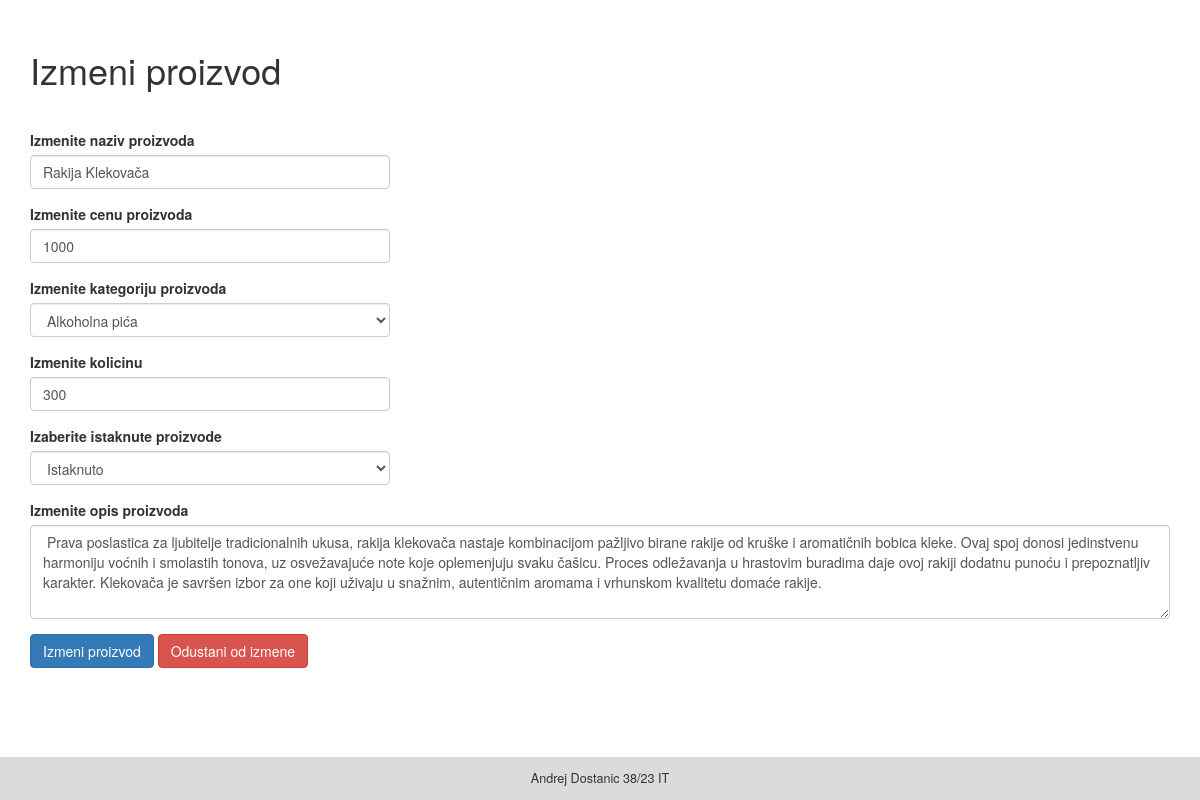
The page /admin/products/product_edit.php?id=10 (signed in) on the database its author committed.
### tables this page shows
CREATE TABLE `products` (
  `id` int(11) NOT NULL,
  `naziv` varchar(30) NOT NULL,
  `cena` decimal(10,0) NOT NULL,
  `categories_id` int(11) NOT NULL,
  `opis` text NOT NULL,
  `kolicina` int(11) NOT NULL,
  `istaknuto` tinyint(1) DEFAULT NULL,
  `slika` longblob NOT NULL
);

### admin/products/product_edit.php (the view, shortened to what this page needs)
<?php
include "../admin_moduls/head.php";
$stmt = $pdo->prepare("SELECT * FROM products WHERE id = :id");
$stmt->execute(["id" => $_GET['id']]);
$product = $stmt->fetch();
?>
<h1 style="margin-bottom: 20px; margin-top:50px;">Izmeni proizvod</h1> <br>
<form action="" method="post">
    <div class="row">
        <div class="col-md-4">
            <div class="form-group">
                <label for="naziv">Izmenite naziv proizvoda</label>
                <input type="text" name="naziv" value="<?= htmlspecialchars($product['naziv']) ?>" class="form-control">
            </div>
        </div>
    </div>
    <div class="row">
        <div class="col-md-4">
            <div class="form-group">
                <label for="cena">Izmenite cenu proizvoda</label>
                <input type="text" name="cena" value="<?= htmlspecialchars($product['cena']) ?>" class="form-control">
            </div>
        </div>
    </div>
    <div class="row">
        <div class="col-md-4">
            <div class="form-group">
                <label for="categories_id">Izmenite kategoriju proizvoda</label>
                <select name="categories_id" class="form-control">
                    <?php
                        $stmt = $pdo->prepare("SELECT * FROM categories");
                        $stmt->execute();
                        $categories = $stmt->fetchAll();
                        foreach ($categories as $category) {
                            $selected = ($product['categories_id'] == $category['id']) ? "selected" : "";
                    ?>
                            <option <?= $selected ?> value="<?= $category['id'] ?>">
                                <?= htmlspecialchars($category['naziv']) ?>
                            </option>
                    <?php } ?>
                </select>
            </div>
        </div>
    </div>
    <div class="row">
        <div class="col-md-4">
            <div class="form-group">
                <label for="kolicina">Izmenite kolicinu</label>
                <input type="text" name="kolicina" value="<?= htmlspecialchars($product['kolicina']) ?>" class="form-control">
            </div>
        </div>
    </div>
    <div class="row">
        <div class="col-md-4">
                <div class="form-group">
                    <label for="istaknuto">Izaberite istaknute proizvode</label>
                    <select class="form-control" name="istaknuto" id="">
                        <?php if($product['istaknuto'] == 1): ?>
                            <option selected  value="1">Istaknuto</option>
                        <?php else: ?>
                            <option  value="1">Istaknuto</option>
                            <option selected value="0">Neistaknuto</option>
                        <?php endif?>
                    </select>
                </div>
        </div>
    </div>
    <div class="row">
        <div class="col-md-12">
            <div class="form-group">
                <label for="opis">Izmenite opis proizvoda</label>
                <textarea name="opis" class="form-control" rows="4"> <?= htmlspecialchars($product['opis']) ?> </textarea>
            </div>
        </div>
    </div>
    <div class="row">
        <div class="col-md-12">
            <button type="submit" class="btn btn-primary">Izmeni proizvod</button>
            <a href="../proizvodi.php" class="btn btn-danger">Odustani od izmene</a>
        </div>
    </div>
</form>
<?php include "../admin_moduls/foot.php" ?>

### rows shown on the page
products: naziv "Rakija Klekovača", cena "1000", kolicina "300", istaknuto "Istaknuto", opis "Prava poslastica za ljubitelje tradicionalnih ukusa, rakija klekovača nastaje kombinacijom pažljivo birane rakije od kruške i aromatičnih bobica kleke. Ovaj spoj donosi jedinstvenu harmoniju voćnih i smolastih tonova, uz osvežavajuće note koje oplemenjuju svaku čašicu. Proces odležavanja u hrastovim buradima daje ovoj rakiji dodatnu punoću i prepoznatljiv karakter. Klekovača je savršen izbor za one koji uživaju u snažnim, autentičnim aromama i vrhunskom kvalitetu domaće rakije."

### other values the page prints
form field categories_id "Alkoholna pića"
